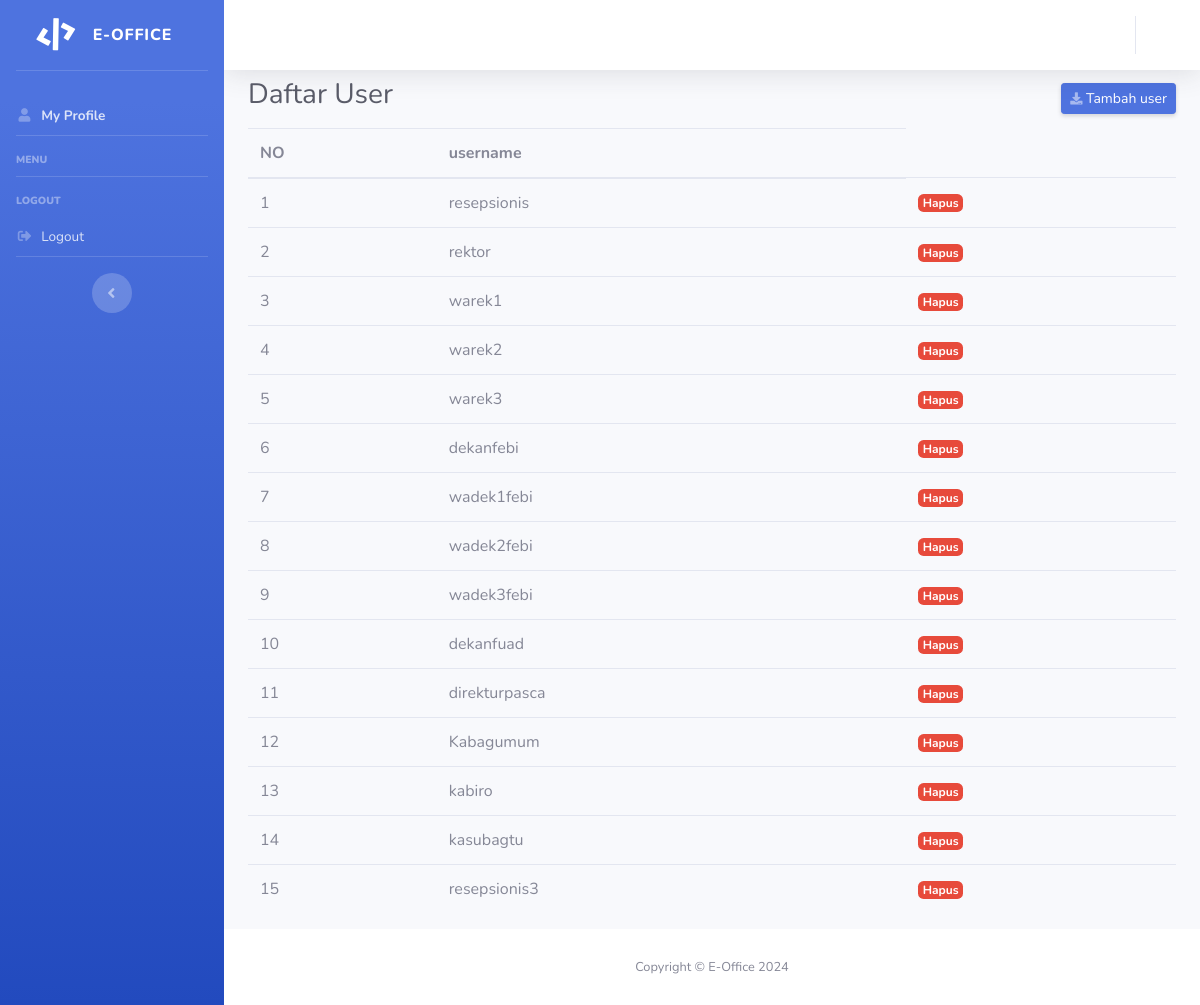
Page /index.php/admin/daftaruser on the committed database.
### tables this page shows
CREATE TABLE `tb_user` (
  `id_user` int(11) NOT NULL,
  `username` varchar(125) NOT NULL,
  `password` varchar(125) NOT NULL,
  `nama` text NOT NULL,
  `nip` text NOT NULL,
  `id_unit` int(11) NOT NULL,
  `id_jabatan` int(11) NOT NULL,
  `status` int(11) NOT NULL,
  `level` int(1) NOT NULL
);

### application/controllers/Admin.php (called while the page is built, shortened)
<?php
class Admin extends CI_Controller
{
    public function daftaruser()
    {
        $data['title'] = 'Daftar User';
        $data['daftaruser'] = $this->User_model->getAllUser();
        $data['user'] = $this->db->get_where('tb_user', ['username' => $this->session->userdata('username')])->row_array();
        $this->load->view('templates/header', $data);
        $this->load->view('templates/sidebar', $data);
        $this->load->view('templates/topbar', $data);
        $this->load->view('admin/daftaruser', $data);
        $this->load->view('templates/footer');
    }
}

### index.php (called while the page is built, shortened)
<?php
require_once BASEPATH.'core/CodeIgniter.php';

### application/models/User_model.php (called while the page is built, shortened)
<?php
class User_model extends CI_Model
{
    public function getAllUser()
    {
        return $this->db->get('tb_user')->result_array();
    }
}

### application/views/admin/daftaruser.php (the view)
<div class="container-fluid">
    <div class="d-sm-flex align-items-center justify-content-between mb-2">
        <h1 class="h3 mb-2 text-gray-800"><?= $title; ?></h1>
        <a href="<?= base_url(); ?>auth/registration" class="d-none d-sm-inline-block btn btn-sm btn-primary shadow-sm"><i class="fas fa-download fa-sm text-white-50"></i> Tambah user</a>
    </div>
    <table class="table">
        <thead>
            <tr>
                <th scope="col">NO</th>
                <th scope="col">username</th>
            </tr>
        </thead>
        <tbody>
            <?php
            $i = 1;
            foreach ($daftaruser as $user) : ?>
                <tr>
                    <td><?= $i++; ?></td>
                    <td><?= $user['username'] ?></td>
                    <td>
                        <a class="badge badge-danger" href="<?= base_url(); ?>admin/hapus/<?= $user['id_user']; ?>">Hapus</a>
                    </td>
                </tr>
            <?php endforeach; ?>
        </tbody>
    </table>
</div>
</div>

### application/views/templates/header.php (shortened to what this page needs)
<!DOCTYPE html>
<html lang="en">
<head>
    <link href="<?= base_url('assets/'); ?>vendor/fontawesome-free/css/all.min.css" rel="stylesheet" type="text/css">
    <link href="<?= base_url('assets/'); ?>css/sb-admin-2.min.css" rel="stylesheet">
    <link type="text/css" rel="stylesheet" href="<?php echo base_url();?>assets/css/animate.css">
</head>
<body id="page-top">
    <div id="wrapper">

### application/views/templates/sidebar.php (shortened to what this page needs)
<ul class="navbar-nav bg-gradient-primary sidebar sidebar-dark accordion" id="accordionSidebar">
    <a class="sidebar-brand d-flex align-items-center justify-content-center">
        <div class="sidebar-brand-icon rotate-n-15">
            <i class="fas fa-code"></i>
        </div>
        <div class="sidebar-brand-text mx-3">e-Office</div>
    </a>
    <hr class="sidebar-divider">
    <li class="nav-item">
        <a class="nav-link pb-0" href="<?= base_url(); ?>user"">
            <i class=" fas fa-fw fa-user"></i>
            <span><b>My Profile</b></span></a>
    </li>
    <hr class="sidebar-divider mt-2">
    <div class="sidebar-heading">
    <b>Menu</b>
    </div>
    <hr class="sidebar-divider mt-2">
    <div class="sidebar-heading">
    <b>Logout</b>
    </div>
    <li class="nav-item">
        <a class="nav-link pb-0" data-toggle="modal" data-target="#logoutModal">
            <i class="fas fa-fw fa-sign-out-alt"></i>
            <span>Logout</span></a>
    </li>
    <hr class="sidebar-divider mt-2">
    <div class="text-center d-none d-md-inline">
        <button class="rounded-circle border-0" id="sidebarToggle"></button>
    </div>
</ul>

### application/views/templates/topbar.php (shortened to what this page needs)
<div id="content-wrapper" class="d-flex flex-column">
    <div id="content">
        <nav class="navbar navbar-expand navbar-light bg-white topbar mb-2 static-top shadow">
            <ul class="navbar-nav ml-auto">
                <li class="nav-item dropdown no-arrow">
                    <a class="nav-link dropdown-toggle" href="#" id="userDropdown" role="button" data-toggle="dropdown" aria-haspopup="true" aria-expanded="false">
                    </a>
                </li>
            </ul>
        </nav>

### application/views/templates/footer.php (shortened to what this page needs)
<footer class="sticky-footer bg-white">
    <div class="container my-auto">
        <div class="copyright text-center my-auto">
            <span>Copyright &copy; E-Office <?= date('Y'); ?></span>
        </div>
    </div>
</footer>
</div>
</div>
</body>
</html>

### rows in the picture
tb_user: username "resepsionis"
tb_user: username "rektor"
tb_user: username "warek1"
tb_user: username "warek2"
tb_user: username "warek3"
tb_user: username "dekanfebi"
tb_user: username "wadek1febi"
tb_user: username "wadek2febi"
tb_user: username "wadek3febi"
tb_user: username "dekanfuad"
tb_user: username "direkturpasca"
tb_user: username "Kabagumum"
tb_user: username "kabiro"
tb_user: username "kasubagtu"
tb_user: username "resepsionis3"

### other values in the picture
$title "Daftar User"
